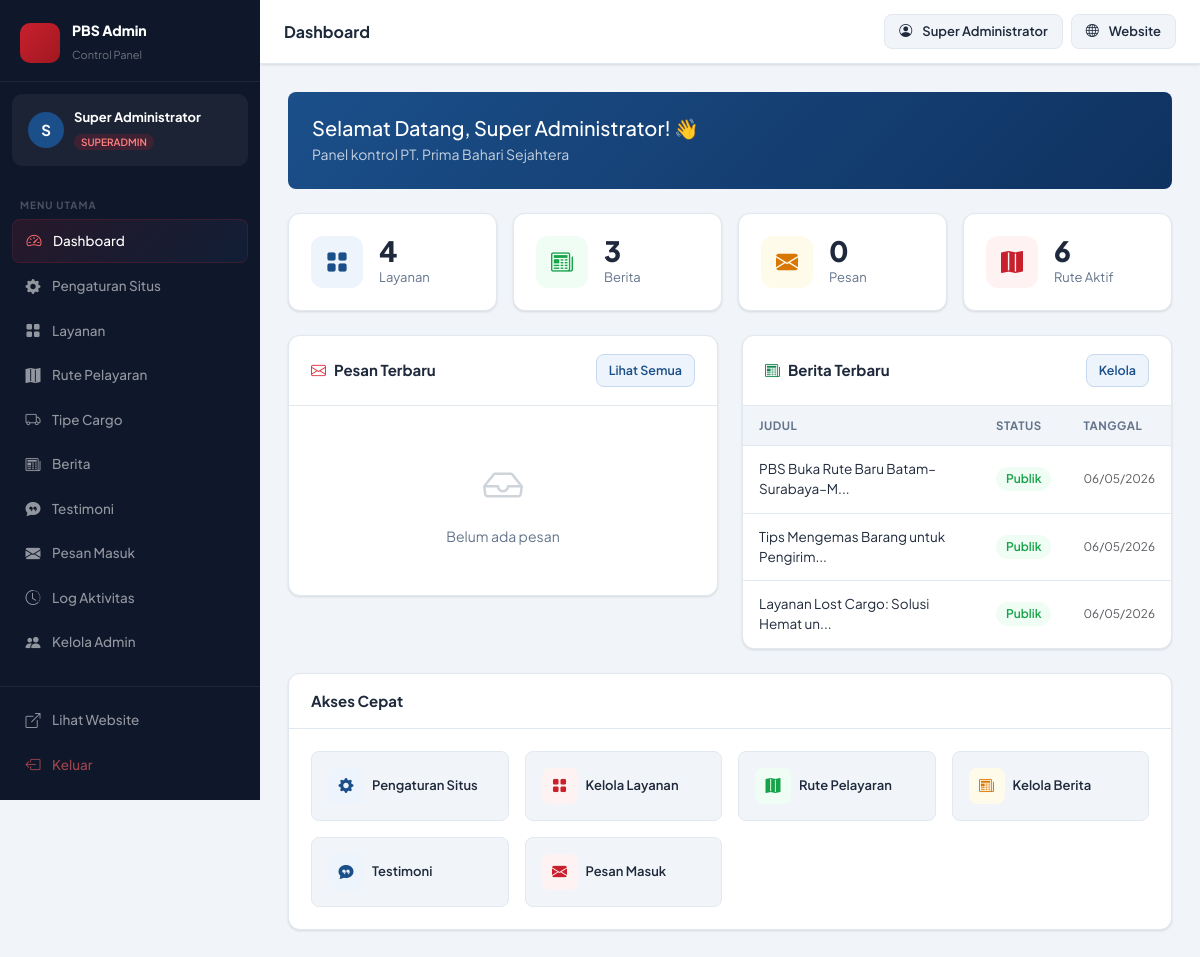
/admin/dashboard.php (signed in), run on an earlier commit of the app's database.
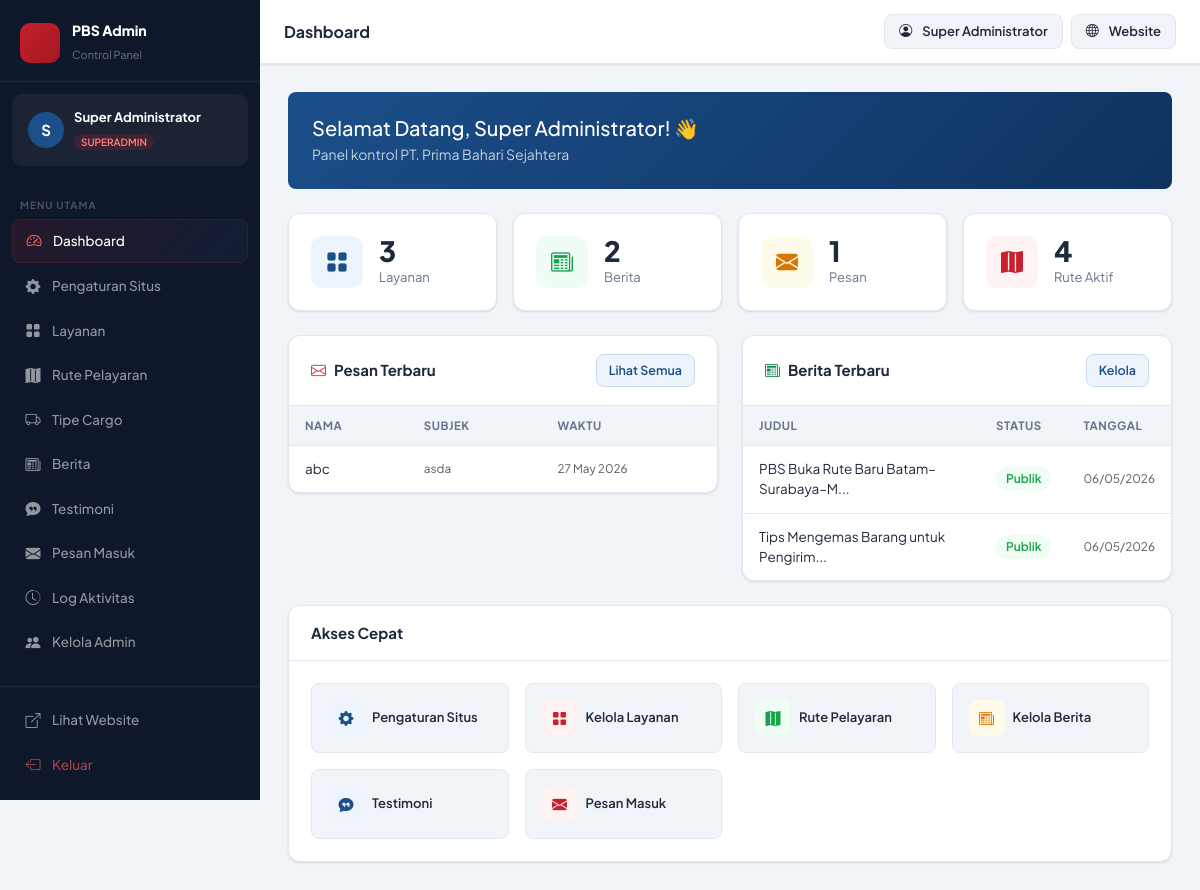
And on a later commit of the database.
### tables this page shows
CREATE TABLE `news`  (
  `id` int NOT NULL AUTO_INCREMENT,
  `title` varchar(300) NOT NULL,
  `slug` varchar(300) NOT NULL,
  `image` varchar(255) NULL DEFAULT NULL,
  `excerpt` text NULL,
  `content` longtext NULL,
  `author` varchar(100) NULL DEFAULT 'Admin PBS',
  `category` varchar(100) NULL DEFAULT 'Berita',
  `tags` varchar(500) NULL DEFAULT NULL,
  `is_published` tinyint(1) NULL DEFAULT 1,
  `published_at` datetime NULL DEFAULT current_timestamp,
  `created_at` timestamp NOT NULL DEFAULT current_timestamp,
  `updated_at` timestamp NOT NULL DEFAULT current_timestamp ON UPDATE CURRENT_TIMESTAMP,
  PRIMARY KEY (`id`) USING BTREE,
  UNIQUE INDEX `slug`(`slug` ASC) USING BTREE
);

CREATE TABLE `messages`  (
  `id` int NOT NULL AUTO_INCREMENT,
  `name` varchar(100) NOT NULL,
  `email` varchar(100) NULL DEFAULT NULL,
  `phone` varchar(30) NULL DEFAULT NULL,
  `subject` varchar(200) NULL DEFAULT NULL,
  `message` text NOT NULL,
  `cargo_type` varchar(50) NULL DEFAULT 'Lainnya',
  `cargo_type_id` int NULL DEFAULT NULL,
  `is_read` tinyint(1) NULL DEFAULT 0,
  `is_replied` tinyint(1) NULL DEFAULT 0,
  `created_at` timestamp NOT NULL DEFAULT current_timestamp,
  PRIMARY KEY (`id`) USING BTREE,
  INDEX `fk_msg_cargo`(`cargo_type_id` ASC) USING BTREE,
  CONSTRAINT `fk_msg_cargo` FOREIGN KEY (`cargo_type_id`) REFERENCES `cargo_types` (`id`) ON DELETE SET NULL ON UPDATE RESTRICT
);

### includes/functions.php (called while the page is built, shortened)
<?php
function timeAgo(string $datetime): string {
    $diff = time() - strtotime($datetime);
    return date('d M Y', strtotime($datetime));
}
function truncate(string $text, int $length = 120): string {
    $text = strip_tags($text);
    if (mb_strlen($text) <= $length) return $text;
    return mb_substr($text, 0, $length) . '...';
}

### admin/dashboard.php (the view, shortened to what the changed rows need)
<?php
require_once dirname(__DIR__) . '/includes/functions.php';
$pdo   = getPDO();
$counts = [
    'services'     => $pdo->query("SELECT COUNT(*) FROM services")->fetchColumn(),
    'news'         => $pdo->query("SELECT COUNT(*) FROM news")->fetchColumn(),
    'messages'     => $pdo->query("SELECT COUNT(*) FROM messages")->fetchColumn(),
    'new_messages' => $pdo->query("SELECT COUNT(*) FROM messages WHERE is_read = 0")->fetchColumn(),
    'routes'       => $pdo->query("SELECT COUNT(*) FROM routes WHERE is_active=1")->fetchColumn(),
    'testimonials' => $pdo->query("SELECT COUNT(*) FROM testimonials WHERE is_active=1")->fetchColumn(),
];
$recentMessages = $pdo->query("SELECT * FROM messages ORDER BY created_at DESC LIMIT 5")->fetchAll();
$recentNews     = $pdo->query("SELECT * FROM news ORDER BY created_at DESC LIMIT 5")->fetchAll();
?>
<!DOCTYPE html>
<html lang="id">
<head>
    <link rel="stylesheet" href="https://cdn.jsdelivr.net/npm/bootstrap@5.3.3/dist/css/bootstrap.min.css">
    <link rel="stylesheet" href="https://cdn.jsdelivr.net/npm/bootstrap-icons@1.11.3/font/bootstrap-icons.min.css">
    <link rel="stylesheet" href="<?= BASE_URL ?>/admin/assets/admin.css">
</head>
<body>
<div class="adm-layout">
    <?php include __DIR__ . '/includes/sidebar.php'; ?>
    <div class="adm-main">
        <div class="adm-content">
            <div class="row g-3 mb-4">
                <div class="col-6 col-lg-3">
                    <div class="stat-card">
                        <div><div class="stat-val"><?= $counts['services'] ?></div><div class="stat-lbl">Layanan</div></div>
                    </div>
                </div>
                <div class="col-6 col-lg-3">
                    <div class="stat-card">
                        <div><div class="stat-val"><?= $counts['news'] ?></div><div class="stat-lbl">Berita</div></div>
                    </div>
                </div>
                <div class="col-6 col-lg-3">
                    <div class="stat-card">
                        <div>
                            <div class="stat-val"><?= $counts['messages'] ?></div>
                            <div class="stat-lbl">Pesan <?php if($counts['new_messages']>0): ?><span class="badge bg-danger"><?= $counts['new_messages'] ?> baru</span><?php endif; ?></div>
                        </div>
                    </div>
                </div>
                <div class="col-6 col-lg-3">
                    <div class="stat-card">
                        <div><div class="stat-val"><?= $counts['routes'] ?></div><div class="stat-lbl">Rute Aktif</div></div>
                    </div>
                </div>
            </div>
            <div class="row g-4">
                <div class="col-lg-6">
                    <div class="adm-card">
                        <?php if (empty($recentMessages)): ?>
                        <div class="empty-state"><i class="bi bi-inbox"></i><p>Belum ada pesan</p></div>
                        <?php else: ?>
                        <table class="adm-table">
                            <thead><tr><th>Nama</th><th>Subjek</th><th>Waktu</th></tr></thead>
                            <tbody>
                            <?php foreach ($recentMessages as $m): ?>
                            <tr>
                                <td><?= htmlspecialchars($m['name']) ?><?php if(!$m['is_read']): ?> <span class="adm-badge red ms-1">Baru</span><?php endif; ?></td>
                                <td class="text-muted small"><?= htmlspecialchars(truncate($m['subject'] ?? 'Pesan', 30)) ?></td>
                                <td class="text-muted small"><?= timeAgo($m['created_at']) ?></td>
                            </tr>
                            <?php endforeach; ?>
                            </tbody>
                        </table>
                        <?php endif; ?>
                    </div>
                </div>
                <div class="col-lg-6">
                    <div class="adm-card">
                        <?php if (empty($recentNews)): ?>
                        <div class="empty-state"><i class="bi bi-newspaper"></i><p>Belum ada berita</p></div>
                        <?php else: ?>
                        <table class="adm-table">
                            <thead><tr><th>Judul</th><th>Status</th><th>Tanggal</th></tr></thead>
                            <tbody>
                            <?php foreach ($recentNews as $n): ?>
                            <tr>
                                <td><?= htmlspecialchars(truncate($n['title'], 35)) ?></td>
                                <td><span class="adm-badge <?= $n['is_published'] ? 'green' : 'gray' ?>"><?= $n['is_published'] ? 'Publik' : 'Draft' ?></span></td>
                                <td class="text-muted small"><?= date('d/m/Y', strtotime($n['created_at'])) ?></td>
                            </tr>
                            <?php endforeach; ?>
                            </tbody>
                        </table>
                        <?php endif; ?>
                    </div>
                </div>
                <div class="col-12">
                    <div class="adm-card">
                        <div class="adm-card-body">
                            <div class="row g-3">
                                <?php
                                $quick = [
                                    ['href'=>'settings.php',     'icon'=>'bi-gear-fill',       'label'=>'Pengaturan Situs',  'color'=>'blue'],
                                    ['href'=>'services.php',     'icon'=>'bi-grid-fill',       'label'=>'Kelola Layanan',    'color'=>'red'],
                                    ['href'=>'routes.php',       'icon'=>'bi-map-fill',        'label'=>'Rute Pelayaran',    'color'=>'green'],
                                    ['href'=>'news.php',         'icon'=>'bi-newspaper',       'label'=>'Kelola Berita',     'color'=>'yellow'],
                                    ['href'=>'testimonials.php', 'icon'=>'bi-chat-quote-fill', 'label'=>'Testimoni',         'color'=>'blue'],
                                    ['href'=>'messages.php',     'icon'=>'bi-envelope-fill',   'label'=>'Pesan Masuk',       'color'=>'red'],
                                ];
                                foreach ($quick as $q): ?>
                                <div class="col-6 col-md-4 col-lg-3">
                                    <a href="<?= BASE_URL ?>/admin/<?= $q['href'] ?>" class="d-flex align-items-center gap-2 p-3 rounded-3 text-decoration-none"
                                       style="background:var(--adm-bg);border:1px solid var(--adm-border);transition:all .2s;"
                                       onmouseover="this.style.background='white';this.style.borderColor='var(--adm-blue)'"
                                       onmouseout="this.style.background='var(--adm-bg)';this.style.borderColor='var(--adm-border)'">
                                        <div class="stat-icon-wrap <?= $q['color'] ?>" style="width:36px;height:36px;font-size:15px;border-radius:8px;">
                                            <i class="bi <?= $q['icon'] ?>"></i>
                                        </div>
                                        <span style="font-size:13px;font-weight:600;color:var(--adm-text);"><?= $q['label'] ?></span>
                                    </a>
                                </div>
                                <?php endforeach; ?>
                            </div>
                        </div>
                    </div>
                </div>
            </div>
        </div>
    </div>
</div>
</body>
</html>

### admin/includes/sidebar.php (shortened to what the changed rows need)
<?php
$admin = currentAdmin();
$currentFile = basename($_SERVER['PHP_SELF'], '.php');
$menus = [
    ['file' => 'dashboard',    'icon' => 'bi-speedometer2',    'label' => 'Dashboard'],
    ['file' => 'settings',     'icon' => 'bi-gear-fill',       'label' => 'Pengaturan Situs'],
    ['file' => 'services',     'icon' => 'bi-grid-fill',       'label' => 'Layanan'],
    ['file' => 'routes',       'icon' => 'bi-map-fill',        'label' => 'Rute Pelayaran'],
    ['file' => 'cargo_types', 'icon' => 'bi bi-truck',        'label' => 'Tipe Cargo'],
    ['file' => 'news',         'icon' => 'bi-newspaper',       'label' => 'Berita'],
    ['file' => 'testimonials', 'icon' => 'bi-chat-quote-fill', 'label' => 'Testimoni'],
    ['file' => 'messages',     'icon' => 'bi-envelope-fill',   'label' => 'Pesan Masuk'],
];
if ($admin['role'] === 'superadmin') {
    $menus[] = [
        'file' => 'activity_log',
        'icon' => 'bi-clock-history',
        'label' => 'Log Aktivitas'
    ];
    $menus[] = [
        'file' => 'admins',
        'icon' => 'bi-people-fill',
        'label' => 'Kelola Admin'
    ];
}
?>
<div class="pbs-sidebar" id="pbsSidebar">
    <nav class="sidebar-nav">
        <?php foreach ($menus as $m): ?>
        <a href="<?= BASE_URL ?>/admin/<?= $m['file'] ?>.php"
           class="sidebar-nav-item <?= $currentFile === $m['file'] ? 'active' : '' ?>">
            <i class="bi <?= $m['icon'] ?>"></i>
            <span><?= $m['label'] ?></span>
        </a>
        <?php endforeach; ?>
    </nav>
</div>

What changed in the data, as far as the page shows it:
removed news: title "Layanan Lost Cargo: Solusi Hemat un...", is_published "Publik", created_at "06/05/2026"
added messages: name "abc", subject "asda", created_at "27 May 2026"
Also different on the page:
$counts['services']: "4" → "3"
$counts['news']: "3" → "2"
$counts['messages']: "0" → "1"
$counts['routes']: "6" → "4"
text no longer shown: "Belum ada pesan"
text now shown: "NAMA SUBJEK WAKTU"
